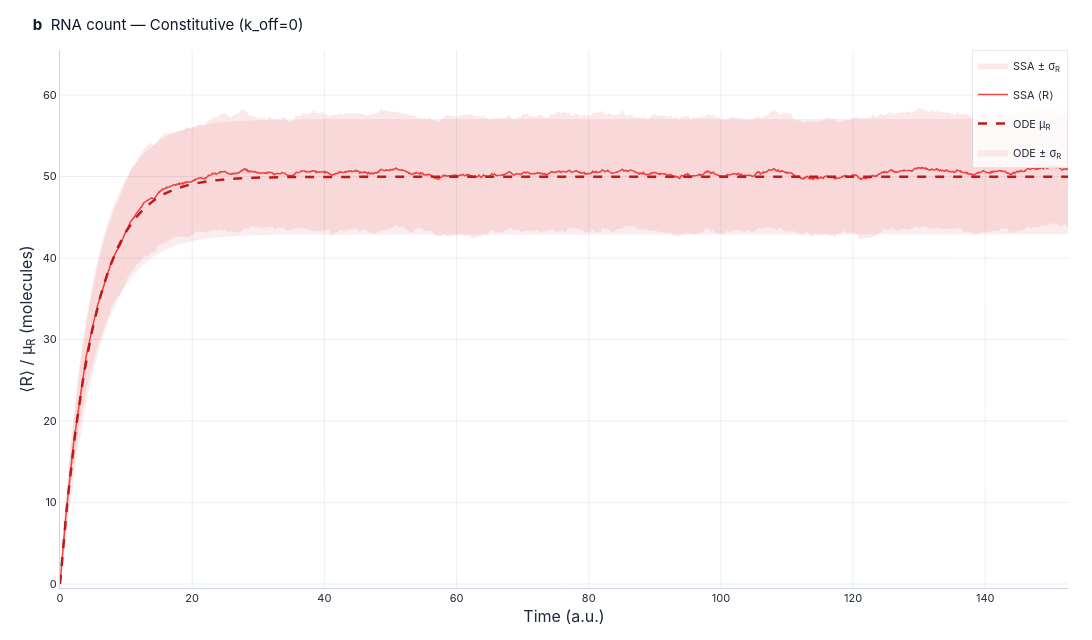
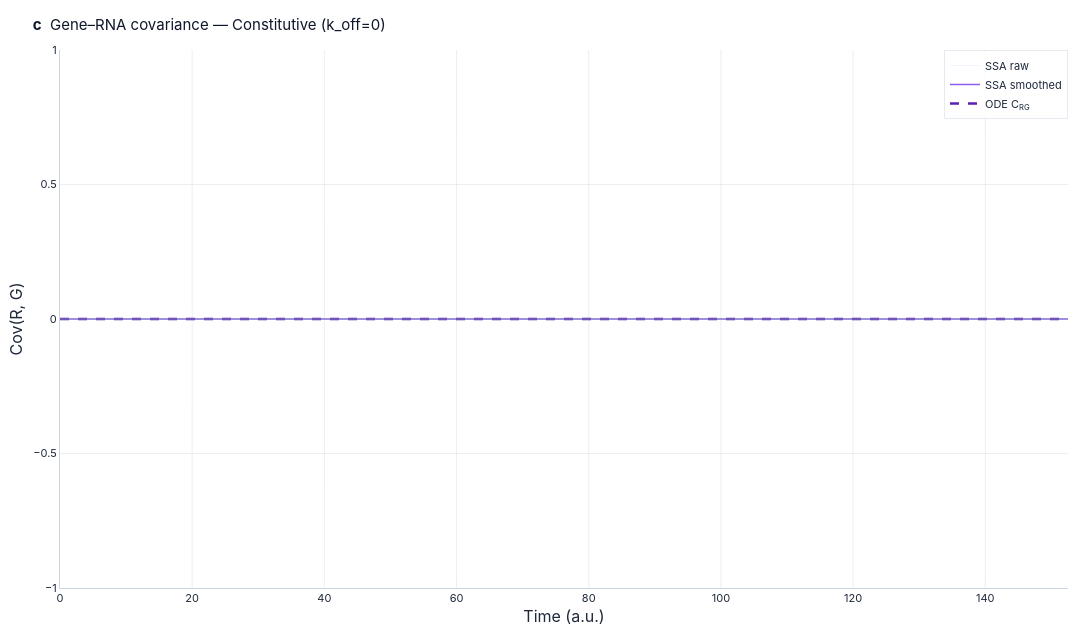

Notebook cell for these charts, in order:
### Markdown cell above
### 3c. Constitutive expression: verify Poisson Fano factor

For a pure birth-death process ($k_{\text{off}} = 0$, gene always ON),
the mRNA distribution is **Poisson** at steady state, meaning the
Fano factor $F = \sigma_R^2 / \langle R \rangle = 1$.

We also compare to the ODE prediction for the transient dynamics.

### Code cell
# Compare constitutive SSA to ODE
from src.ode_visualization import show_ssa_vs_ode

t_end_const = float(m_const['time'][-1])
t_ode_c, y_ode_c = solve_ode_moments(
    k_on=0.1, k_off=0.0, k_syn=10.0, k_deg=0.2,
    t0=0.0, g0=1, r0=0, t_end=t_end_const
)

fig_g, fig_r, fig_c = show_ssa_vs_ode(
    m_const, t_ode_c, y_ode_c, title_suffix="Constitutive (k_off=0)"
)
fig_r.show()
fig_c.show()

### Figure 1 — Plotly figure (JSON) as saved in the notebook; plotly's stock layout.template omitted (floating-point values rounded to 4 significant figures; data arrays with more than 128 entries replaced by an {"elided": "..."} marker saying what was removed)
{"data": [{"fill": "toself", "fillcolor": "rgba(239, 68, 68, 0.12)", "hoverinfo": "skip", "legendgroup": "SSA ± σ<sub>R</sub>", "line": {"width": 0}, "name": "SSA ± σ<sub>R</sub>", "showlegend": true, "type": "scatter", "x": {"elided": "6002 float values"}, "y": {"elided": "6002 float values"}}, {"hovertemplate": "t = %{x:.1f}<br>SSA ⟨R⟩ = %{y:.1f}<extra></extra>", "line": {"color": "#EF4444", "width": 1.5}, "mode": "lines", "name": "SSA ⟨R⟩", "type": "scatter", "x": {"elided": "3001 float values"}, "y": {"elided": "3001 float values"}}, {"hovertemplate": "t = %{x:.1f}<br>ODE μ_R = %{y:.1f}<extra></extra>", "line": {"color": "#B91C1C", "dash": "dash", "width": 2.5}, "mode": "lines", "name": "ODE μ<sub>R</sub>", "type": "scatter", "x": {"elided": "1000 float values"}, "y": {"elided": "1000 float values"}}, {"fill": "toself", "fillcolor": "rgba(185, 28, 28, 0.08)", "hoverinfo": "skip", "legendgroup": "ODE ± σ<sub>R</sub>", "line": {"width": 0}, "name": "ODE ± σ<sub>R</sub>", "showlegend": true, "type": "scatter", "x": {"elided": "2000 float values"}, "y": {"elided": "2000 float values"}}], "layout": {"font": {"color": "#1e293b", "family": "Inter, SF Pro Display, -apple-system, Helvetica Neue, Arial, sans-serif", "size": 13}, "height": 640, "hoverlabel": {"bgcolor": "white", "bordercolor": "#94a3b8", "font": {"color": "#1e293b", "family": "Inter, SF Pro Display, -apple-system, Helvetica Neue, Arial, sans-serif", "size": 12}}, "legend": {"bgcolor": "rgba(255,255,255,0.85)", "bordercolor": "rgba(203,213,225,0.5)", "borderwidth": 1, "font": {"size": 11}, "x": 1, "xanchor": "right", "y": 1, "yanchor": "top"}, "margin": {"b": 52, "l": 60, "r": 24, "t": 50}, "paper_bgcolor": "white", "plot_bgcolor": "white", "title": {"font": {"color": "#0f172a", "family": "Inter, SF Pro Display, -apple-system, Helvetica Neue, Arial, sans-serif", "size": 15}, "text": "<b>b</b>  RNA count — Constitutive (k_off=0)", "x": 0.03, "xanchor": "left", "y": 0.97, "yanchor": "top"}, "width": 1100, "xaxis": {"gridcolor": "rgba(148,163,184,0.18)", "gridwidth": 1, "linecolor": "#cbd5e1", "linewidth": 1, "mirror": false, "showgrid": true, "showline": true, "tickfont": {"size": 11}, "title": {"standoff": 6, "text": "Time (a.u.)"}, "zeroline": false}, "yaxis": {"gridcolor": "rgba(148,163,184,0.18)", "gridwidth": 1, "linecolor": "#cbd5e1", "linewidth": 1, "mirror": false, "range": [-0.5, 65.53], "showgrid": true, "showline": true, "tickfont": {"size": 11}, "title": {"standoff": 6, "text": "⟨R⟩ / μ<sub>R</sub> (molecules)"}, "zeroline": false}}}

### Figure 2 — Plotly figure (JSON) as saved in the notebook; plotly's stock layout.template omitted (floating-point values rounded to 4 significant figures; data arrays with more than 128 entries replaced by an {"elided": "..."} marker saying what was removed)
{"data": [{"hoverinfo": "skip", "line": {"color": "#8B5CF6", "width": 0.5}, "mode": "lines", "name": "SSA raw", "opacity": 0.15, "type": "scatter", "x": {"elided": "3001 float values"}, "y": {"elided": "3001 float values"}}, {"hovertemplate": "t = %{x:.1f}<br>SSA Cov = %{y:.3f}<extra></extra>", "line": {"color": "#8B5CF6", "width": 1.5}, "mode": "lines", "name": "SSA smoothed", "type": "scatter", "x": {"elided": "3001 float values"}, "y": {"elided": "3001 float values"}}, {"hovertemplate": "t = %{x:.1f}<br>ODE C_RG = %{y:.3f}<extra></extra>", "line": {"color": "#5B21B6", "dash": "dash", "width": 2.5}, "mode": "lines", "name": "ODE C<sub>RG</sub>", "type": "scatter", "x": {"elided": "1000 float values"}, "y": {"elided": "1000 float values"}}], "layout": {"font": {"color": "#1e293b", "family": "Inter, SF Pro Display, -apple-system, Helvetica Neue, Arial, sans-serif", "size": 13}, "height": 640, "hoverlabel": {"bgcolor": "white", "bordercolor": "#94a3b8", "font": {"color": "#1e293b", "family": "Inter, SF Pro Display, -apple-system, Helvetica Neue, Arial, sans-serif", "size": 12}}, "legend": {"bgcolor": "rgba(255,255,255,0.85)", "bordercolor": "rgba(203,213,225,0.5)", "borderwidth": 1, "font": {"size": 11}, "x": 1, "xanchor": "right", "y": 1, "yanchor": "top"}, "margin": {"b": 52, "l": 60, "r": 24, "t": 50}, "paper_bgcolor": "white", "plot_bgcolor": "white", "shapes": [{"line": {"color": "#94a3b8", "width": 0.8}, "type": "line", "x0": 0, "x1": 1, "xref": "x domain", "y0": 0, "y1": 0, "yref": "y"}], "title": {"font": {"color": "#0f172a", "family": "Inter, SF Pro Display, -apple-system, Helvetica Neue, Arial, sans-serif", "size": 15}, "text": "<b>c</b>  Gene–RNA covariance — Constitutive (k_off=0)", "x": 0.03, "xanchor": "left", "y": 0.97, "yanchor": "top"}, "width": 1100, "xaxis": {"gridcolor": "rgba(148,163,184,0.18)", "gridwidth": 1, "linecolor": "#cbd5e1", "linewidth": 1, "mirror": false, "showgrid": true, "showline": true, "tickfont": {"size": 11}, "title": {"standoff": 6, "text": "Time (a.u.)"}, "zeroline": false}, "yaxis": {"gridcolor": "rgba(148,163,184,0.18)", "gridwidth": 1, "linecolor": "#cbd5e1", "linewidth": 1, "mirror": false, "showgrid": true, "showline": true, "tickfont": {"size": 11}, "title": {"standoff": 6, "text": "Cov(R, G)"}, "zeroline": false}}}
